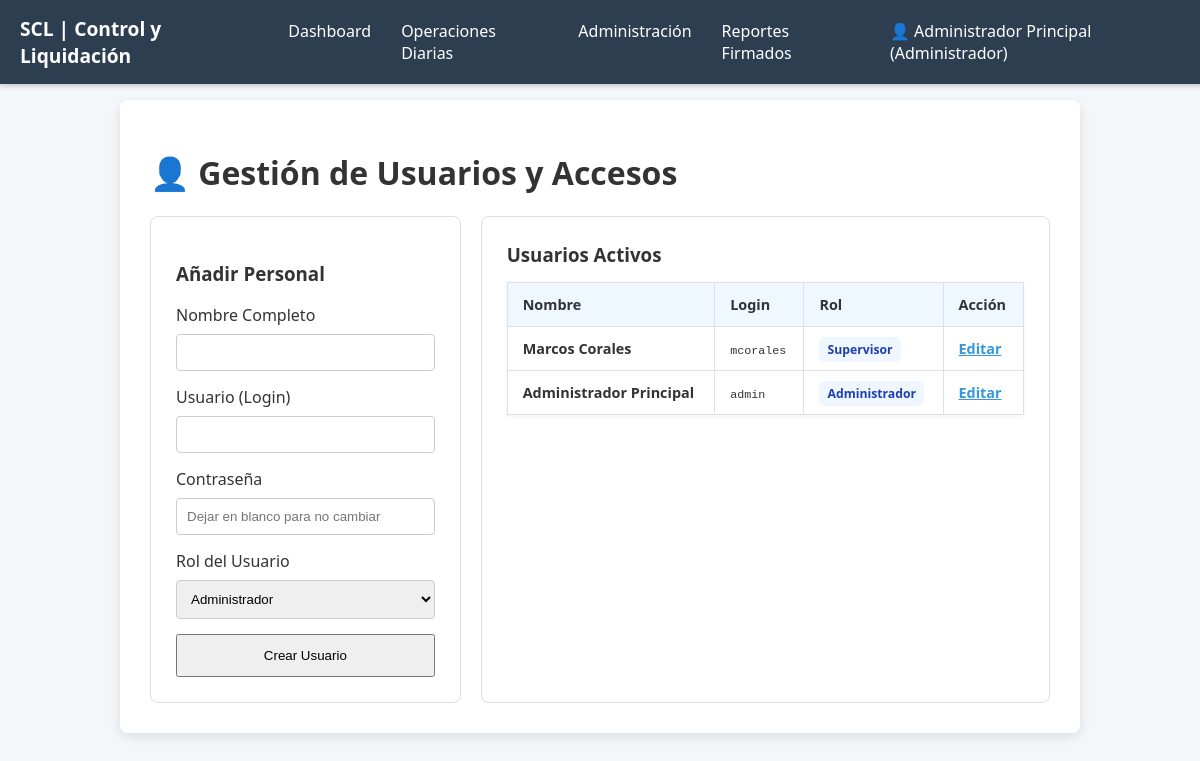
Page /gestion/gestion_usuarios.php (signed in) on the committed database.
### tables this page shows
CREATE TABLE `usuarios` (
  `id_usuario` int(11) NOT NULL,
  `username` varchar(50) NOT NULL,
  `password_hash` varchar(255) NOT NULL,
  `user_full_name` varchar(100) NOT NULL,
  `estado` enum('Activo','Inactivo') NOT NULL DEFAULT 'Activo',
  `id_rol_fk` int(11) DEFAULT 2,
  `role` varchar(20) DEFAULT 'Cajero'
);

CREATE TABLE `roles_y_privilegios` (
  `id_rol` int(11) NOT NULL,
  `nombre_rol` varchar(50) NOT NULL,
  `descripcion` varchar(255) DEFAULT NULL
);

### gestion/gestion_usuarios.php (the view, shortened to what this page needs)
<?php
include '../includes/db_connect.php';
$res_roles = $conn->query("SELECT * FROM roles_y_privilegios");
$sql_list = "SELECT u.id_usuario, u.user_full_name, u.username, r.id_rol, r.nombre_rol
             FROM usuarios u
             LEFT JOIN roles_y_privilegios r ON u.id_rol_fk = r.id_rol
             ORDER BY u.id_usuario DESC";
$res_users = $conn->query($sql_list);
?>
<!DOCTYPE html>
<html lang="es">
<head>
    <link rel="stylesheet" href="../css/style.css">
</head>
<body>
    <?php include '../includes/menu.php'; ?>
    <div class="report-container">
        <h1>👤 Gestión de Usuarios y Accesos</h1>
        <div class="split-container">
            <div class="form-side">
                <h3 id="form-title">Añadir Personal</h3>
                <form method="POST" id="user-form">
                    <label>Nombre Completo</label>
                    <input type="text" name="full_name" id="full_name" class="input-box" required>
                    <label>Usuario (Login)</label>
                    <input type="text" name="username" id="username" class="input-box" required>
                    <label id="label-pass">Contraseña</label>
                    <input type="password" name="password" id="password" class="input-box" placeholder="Dejar en blanco para no cambiar">
                    <label>Rol del Usuario</label>
                    <select name="id_rol" id="id_rol" class="input-box">
                        <?php
                        while($rol = $res_roles->fetch_assoc()){
                            echo "<option value='".$rol['id_rol']."'>".$rol['nombre_rol']."</option>";
                        }
                        ?>
                    </select>
                    <button type="submit" id="btn-submit" class="boton-primario" style="width:100%; padding:12px;">Crear Usuario</button>
                </form>
            </div>
            <div class="table-side">
                <h3 style="margin:0 0 15px 0;">Usuarios Activos</h3>
                <table>
                    <thead>
                        <tr><th>Nombre</th><th>Login</th><th>Rol</th><th>Acción</th></tr>
                    </thead>
                    <tbody>
                        <?php while($user = $res_users->fetch_assoc()): ?>
                        <tr>
                            <td><strong><?php echo htmlspecialchars($user['user_full_name']); ?></strong></td>
                            <td><code><?php echo htmlspecialchars($user['username']); ?></code></td>
                            <td><span class="badge-rol"><?php echo htmlspecialchars($user['nombre_rol']); ?></span></td>
                            <td>
                                <span class="btn-edit" onclick="editarUser(
                                    '<?php echo $user['id_usuario']; ?>',
                                    '<?php echo addslashes($user['user_full_name']); ?>',
                                    '<?php echo addslashes($user['username']); ?>',
                                    '<?php echo $user['id_rol']; ?>'
                                )">Editar</span>
                            </td>
                        </tr>
                        <?php endwhile; ?>
                    </tbody>
                </table>
            </div>
        </div>
    </div>
</body>
</html>

### css/style.css (style rules this page uses)
body { font-family: 'Segoe UI', Tahoma, Geneva, Verdana, sans-serif; background-color: #f4f7f9; margin: 0; padding: 20px; color: #333; }
.report-container { max-width: 900px; margin: 20px auto; background-color: #ffffff; box-shadow: 0 4px 12px rgba(0, 0, 0, 0.1); padding: 30px; border-radius: 8px; }
table { width: 100%; border-collapse: collapse; margin: 15px 0; box-shadow: 0 2px 5px rgba(0, 0, 0, 0.05); }
th, td { border: 1px solid #e0e0e0; padding: 12px 15px; text-align: left; font-size: 0.9em; }
th { background-color: #f0f8ff; color: #333; font-weight: bold; }
.report-container { margin-top: 80px; }

### gestion/gestion_usuarios.php (style rules this page uses)
.split-container { display: flex; gap: 20px; margin-top: 20px; }
.form-side, .table-side { background: #fff; padding: 25px; border-radius: 8px; border: 1px solid #ddd; }
.form-side { flex: 1; height: fit-content; position: sticky; top: 20px; }
.table-side { flex: 2; }
.input-box { width: 100%; padding: 10px; margin: 8px 0 15px 0; border: 1px solid #ccc; border-radius: 4px; box-sizing: border-box; }
.badge-rol { background: #eff6ff; color: #1e40af; padding: 4px 8px; border-radius: 6px; font-size: 0.85em; font-weight: bold; }
.btn-edit { color: #3498db; cursor: pointer; text-decoration: underline; font-weight: bold; }

### rows in the picture
usuarios: user_full_name "Marcos Corales", username "mcorales", roles_y_privilegios.nombre_rol "Supervisor"
usuarios: user_full_name "Administrador Principal", username "admin", roles_y_privilegios.nombre_rol "Administrador"

### other values in the picture
$user_display "Administrador Principal (Administrador)"
form field id_rol "Administrador"
